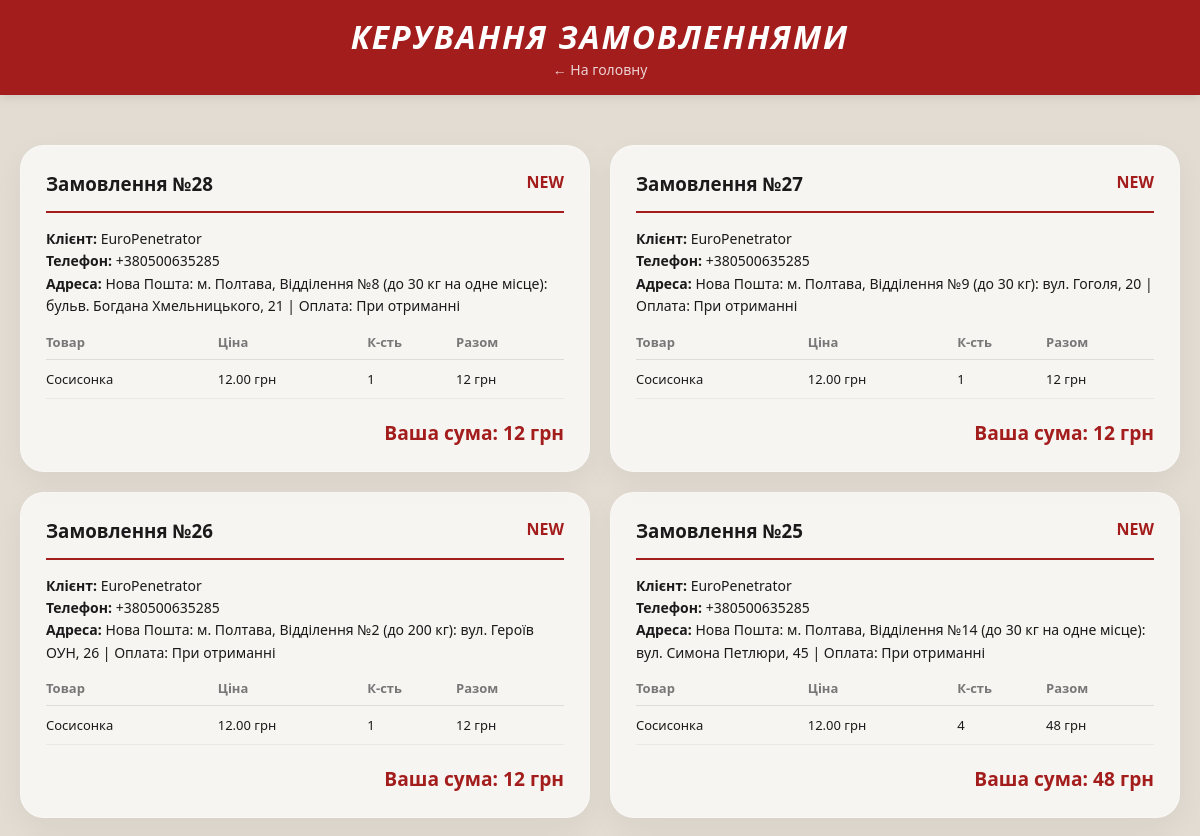
Page /admin_orders.php (signed in, upper part) on the earlier database version.
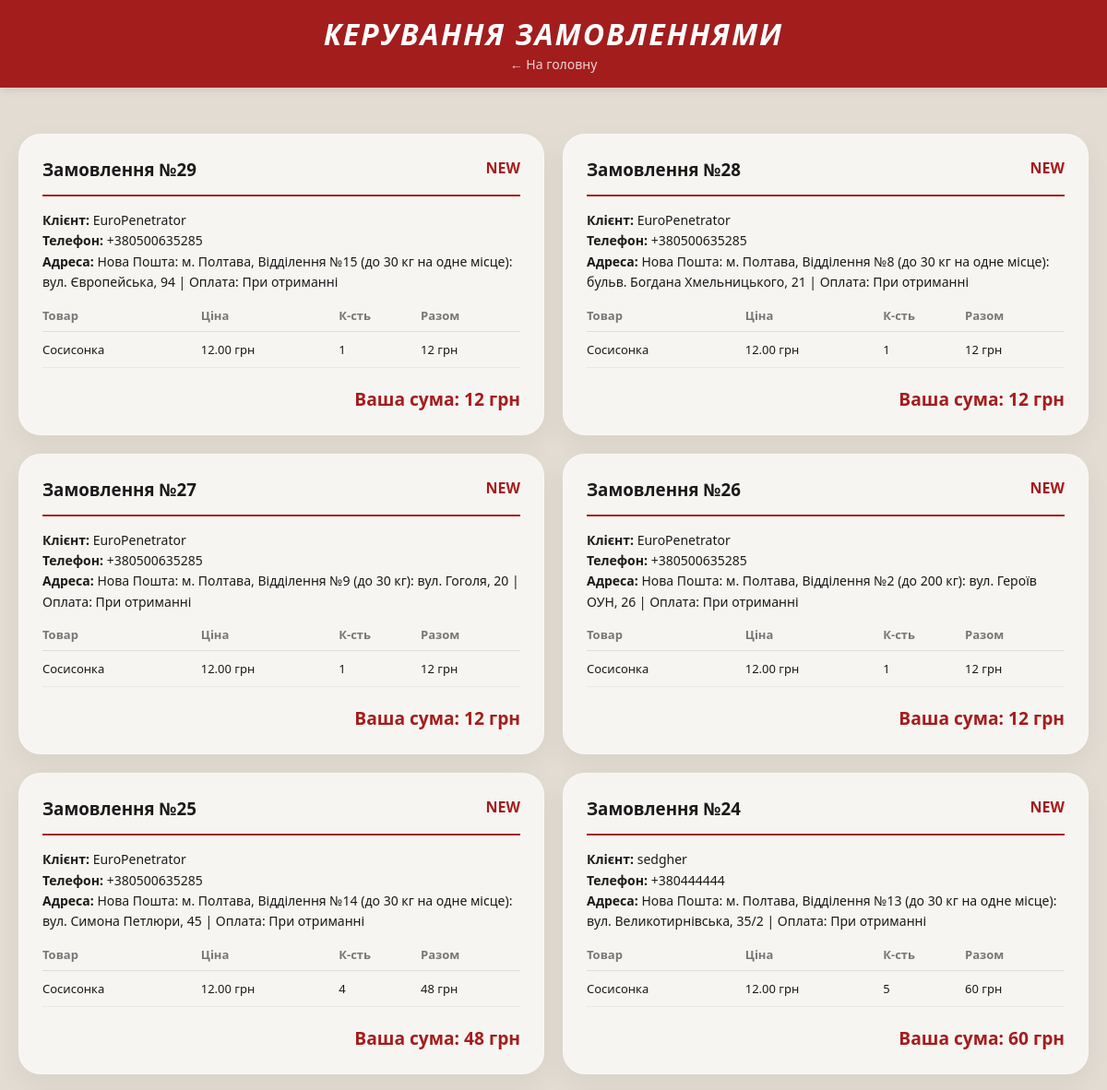
Same page on the later database version.
### tables this page shows
CREATE TABLE `orders` (
  `id` int(11) NOT NULL,
  `user_id` int(11) DEFAULT NULL,
  `customer_name` varchar(255) DEFAULT NULL,
  `phone` varchar(20) DEFAULT NULL,
  `address` text NOT NULL,
  `total_price` decimal(10,2) DEFAULT NULL,
  `items_json` text DEFAULT NULL,
  `status` enum('new','processing','completed') DEFAULT 'new',
  `created_at` timestamp NOT NULL DEFAULT current_timestamp()
);

### admin_orders.php (the view, shortened to what this page needs)
<?php
require 'config.php';
$seller_id = $_SESSION['user_id'];
$stmt = $pdo->prepare("
    SELECT o.*, u.name as buyer_name
    FROM orders o
    LEFT JOIN users u ON o.user_id = u.id
    ORDER BY o.created_at DESC
");
$stmt->execute();
$all_orders = $stmt->fetchAll();
$seller_orders = [];
foreach ($all_orders as $order) {
    $items = json_decode($order['items_json'], true);
    $seller_items = [];
    $seller_subtotal = 0;
    if (is_array($items)) {
        foreach ($items as $item) {
            if (isset($item['product_id'])) {
                $stmt_prod = $pdo->prepare("SELECT seller_id FROM products WHERE id = ?");
                $stmt_prod->execute([$item['product_id']]);
                $product = $stmt_prod->fetch();
                if ($product && $product['seller_id'] == $seller_id) {
                    $seller_items[] = $item;
                    $seller_subtotal += $item['price'] * $item['quantity'];
                }
            }
        }
    }
    if (!empty($seller_items)) {
        $order['my_items'] = $seller_items;
        $order['my_total'] = $seller_subtotal;
        $seller_orders[] = $order;
    }
}
?>
<!DOCTYPE html>
<html lang="uk">
<head>
    <link rel="stylesheet" href="style.css">
</head>
<body class="admin-body">
    <div class="header-admin">
        <h1>Керування замовленнями</h1>
        <a href="index.php" class="back-link">← На головну</a>
    </div>
    <div class="orders-grid">
        <?php if (empty($seller_orders)): ?>
            <p style="text-align: center; font-size: 1.2em; color: #777;">Замовлень поки немає.</p>
        <?php else: ?>
            <?php foreach ($seller_orders as $order): ?>
                <div class="order-card">
                    <div class="order-card-header">
                        <h3>Замовлення №<?php echo $order['id']; ?></h3>
                        <span class="order-status-badge"><?php echo htmlspecialchars($order['status']); ?></span>
                    </div>
                    <div class="order-info">
                        <strong>Клієнт:</strong> <?php echo htmlspecialchars($order['customer_name']); ?><br>
                        <strong>Телефон:</strong> <?php echo htmlspecialchars($order['phone']); ?><br>
                        <strong>Адреса:</strong> <?php echo htmlspecialchars($order['address']); ?>
                    </div>
                    <table class="order-items-table">
                        <thead>
                            <tr>
                                <th>Товар</th>
                                <th>Ціна</th>
                                <th>К-сть</th>
                                <th>Разом</th>
                            </tr>
                        </thead>
                        <tbody>
                            <?php foreach ($order['my_items'] as $item): ?>
                                <tr>
                                    <td><?php echo htmlspecialchars($item['title']); ?></td>
                                    <td><?php echo $item['price']; ?> грн</td>
                                    <td><?php echo $item['quantity']; ?></td>
                                    <td><?php echo $item['price'] * $item['quantity']; ?> грн</td>
                                </tr>
                            <?php endforeach; ?>
                        </tbody>
                    </table>
                    <div class="order-total-footer">
                        Ваша сума: <?php echo $order['my_total']; ?> грн
                    </div>
                </div>
            <?php endforeach; ?>
        <?php endif; ?>
    </div>
</body>
</html>

Differences in the rows shown:
added orders: id "29", status "NEW", customer_name "EuroPenetrator", phone "+380500635285", address "Нова Пошта: м. Полтава, Відділення №15 (до 30 кг на одне місце): вул. Європейська, 94 | Оплата: При отриманні", title "Сосисонка", price "12.00", quantity "1", quantity "12", my_total "12"
now on this page (row unchanged): orders: id "24", status "NEW", customer_name "sedgher", phone "+380444444", address "Нова Пошта: м. Полтава, Відділення №13 (до 30 кг на одне місце): вул. Великотирнівська, 35/2 | Оплата: При отриманні", title "Сосисонка", price "12.00", quantity "5", quantity "60", my_total "60"
